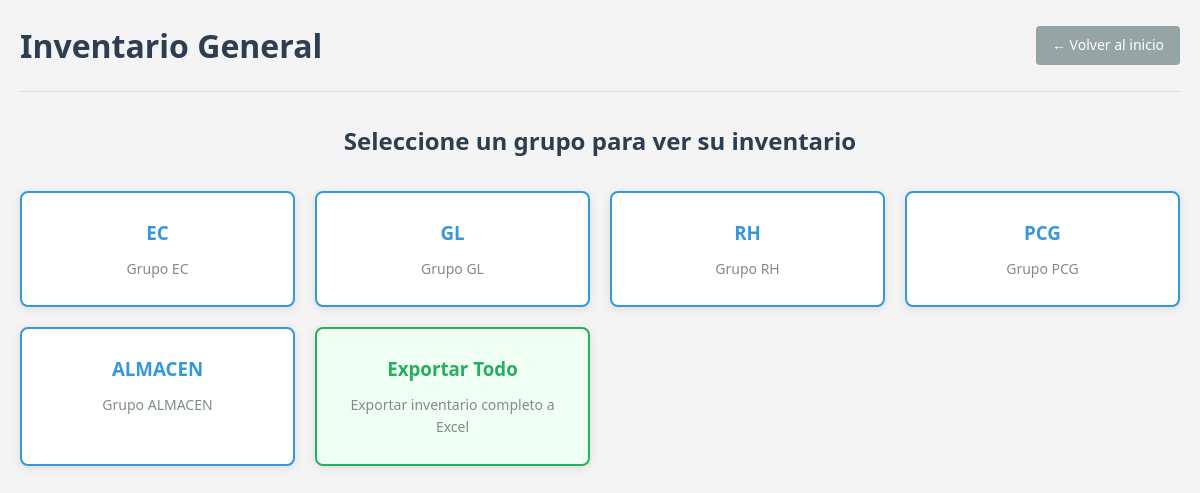
/inventario_general, run on the app's committed database.
### tables this page shows
CREATE TABLE grupos
                 (id INTEGER PRIMARY KEY AUTOINCREMENT,
                  nombre TEXT UNIQUE,
                  descripcion TEXT);

### app.py (the view)
@app.route('/inventario_general')
def inventario_general():
    conn = sqlite3.connect('inventory.db')
    grupos = pd.read_sql_query("SELECT * FROM grupos", conn)
    conn.close()
    return render_template('inventario_general.html',
                           grupos=grupos.to_dict('records'))

### templates/inventario_general.html (shortened to what this page needs)
<!DOCTYPE html>
<html lang="es">
<head>
    <link rel="stylesheet" href="{{ url_for('static', filename='css/style.css') }}">
</head>
<body>
    <div class="container">
        <header>
            <h1>Inventario General</h1>
            <a href="/" class="btn-back">← Volver al inicio</a>
        </header>
        <main>
            <div class="grupos-grid">
                <h2>Seleccione un grupo para ver su inventario</h2>
                <div class="grupos-buttons">
                    {% for grupo in grupos %}
                    <a href="{{ url_for('inventario_grupo', grupo_nombre=grupo.nombre) }}" class="grupo-btn">
                        <h3>{{ grupo.nombre }}</h3>
                        <p>{{ grupo.descripcion }}</p>
                    </a>
                    {% endfor %}
                    <a href="/exportar_excel?grupo=todos&tipo=todos" class="grupo-btn export-all-btn">
                        <h3>Exportar Todo</h3>
                        <p>Exportar inventario completo a Excel</p>
                    </a>
                </div>
            </div>
        </main>
    </div>
</body>
</html>

### static/css/style.css (style rules this page uses)
* { margin: 0; padding: 0; box-sizing: border-box; }
body { font-family: 'Segoe UI', Tahoma, Geneva, Verdana, sans-serif; line-height: 1.6; color: #333; background-color: #f4f4f4; }
.container { max-width: 1200px; margin: 0 auto; padding: 20px; }
header { display: flex; justify-content: space-between; align-items: center; margin-bottom: 30px; padding-bottom: 20px; border-bottom: 1px solid #ddd; }
h1, h2, h3 { color: #2c3e50; }
.btn-back { display: inline-block; padding: 8px 16px; background-color: #95a5a6; color: white; text-decoration: none; border-radius: 4px; font-size: 14px; }
.grupos-grid { text-align: center; }
.grupos-buttons { display: grid; grid-template-columns: repeat(auto-fit, minmax(250px, 1fr)); gap: 20px; margin-top: 30px; }
.grupo-btn { display: block; padding: 25px; background-color: white; border-radius: 8px; box-shadow: 0 2px 10px rgba(0, 0, 0, 0.1); text-decoration: none; color: inherit; transition: transform 0.3s, box-shadow 0.3s; border: 2px solid #3498db; }
.grupo-btn h3 { margin-bottom: 10px; color: #3498db; }
.grupo-btn p { color: #7f8c8d; font-size: 14px; }
.export-all-btn { border-color: #27ae60; background-color: #f0fff4; }
.export-all-btn h3 { color: #27ae60; }

### data on the page
grupos: nombre "EC", descripcion "Grupo EC"
grupos: nombre "GL", descripcion "Grupo GL"
grupos: nombre "RH", descripcion "Grupo RH"
grupos: nombre "PCG", descripcion "Grupo PCG"
grupos: nombre "ALMACEN", descripcion "Grupo ALMACEN"
